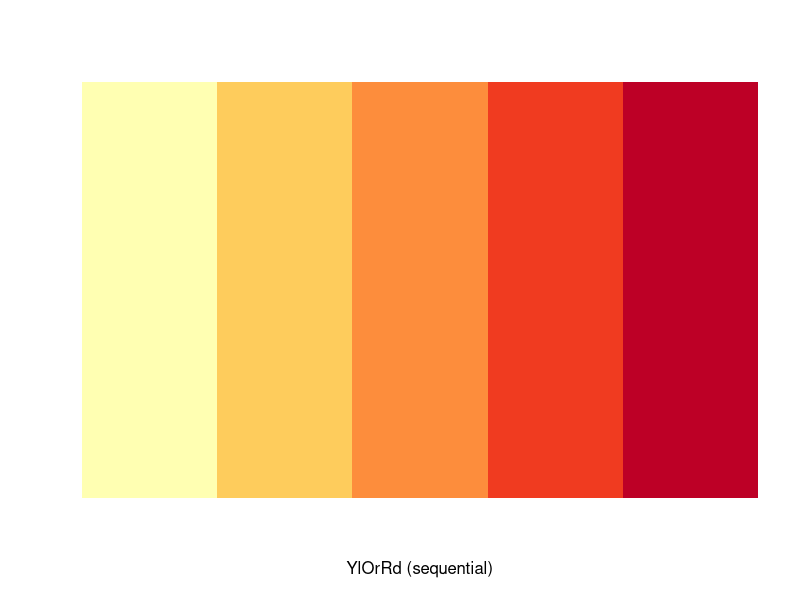
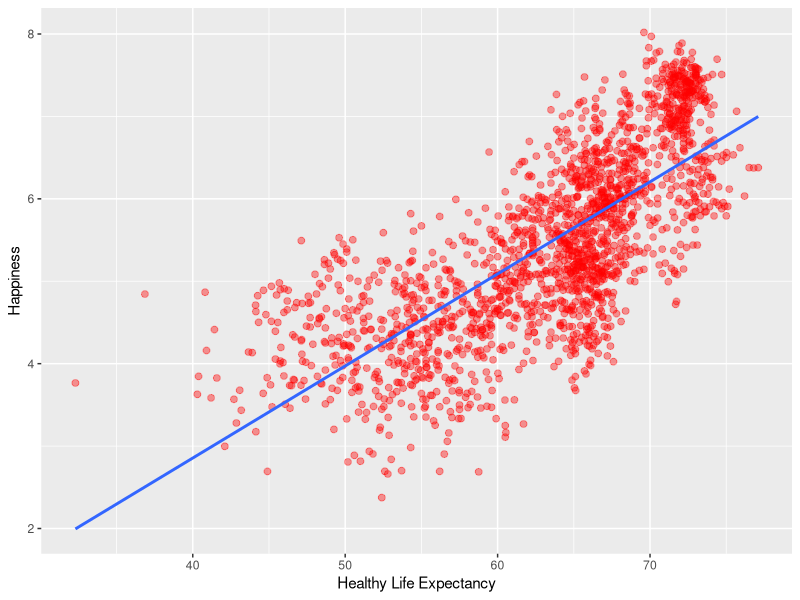
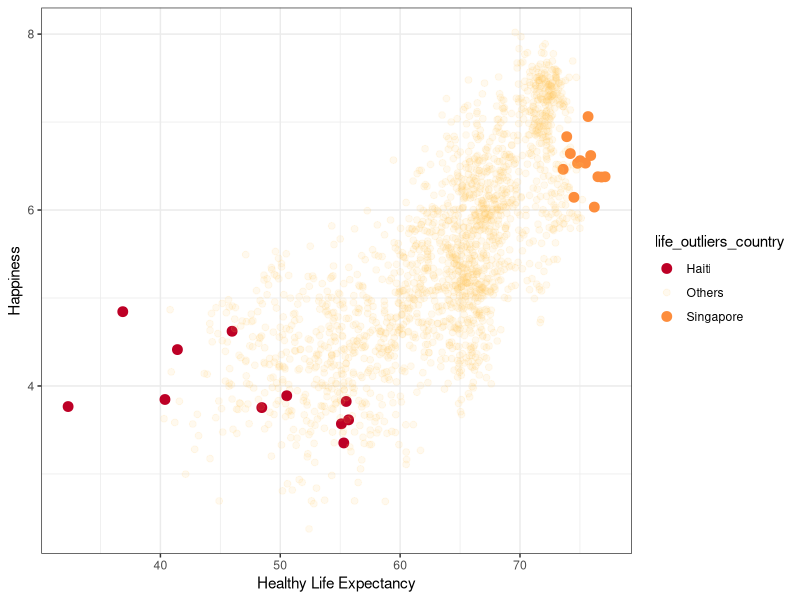

Source code (R) for these figures, in order:
library(base)
library(datasets)
library(graphics)
library(grDevices)
library(ggplot2)
library(methods)
library(RColorBrewer)
library(stats)
library(utils)
library(readxl)

#color settings
color <- brewer.pal(5, 'YlOrRd')
display.brewer.pal(5, 'YlOrRd')

#Importing data from WHO and WHR
setwd(getwd())

WHO_Country_data <- read.csv("WHO_Country_life_expectancy_data.csv")
WHO_Continent_data <- read.csv("WHO_Continent_life_expectancy_data.csv")
WHR_data <- read_excel("World_happinness_report_data_2021.xls") 


#Study of correlation between happinness and healthy life expectancy
ggplot(WHR_data, aes(`Healthy life expectancy at birth`, `Life Ladder`)) +
  geom_point(alpha = 0.4, color='red', size=2) + 
  geom_smooth(method = "lm", se = FALSE) +
  labs(x = "Healthy Life Expectancy",y = "Happiness")

res_pearson <- cor.test(WHR_data$`Life Ladder`, WHR_data$`Healthy life expectancy at birth`, method = "pearson")
res_pearson
res_spearman <- cor.test(WHR_data$`Life Ladder`, WHR_data$`Healthy life expectancy at birth`, method = "spearman")
res_spearman

#discussion about outliers
#for low and high values of life expectancy
below_40 <- which(WHR_data$`Healthy life expectancy at birth` < 40)
life_outliers_40 <- WHR_data[below_40,]
above_76 <- which(WHR_data$`Healthy life expectancy at birth` >= 76)
life_outliers_76 <- WHR_data[above_76,]
#scatters plot with singapore and haiti highlighted
#creation of  variable to distinguish the wanted countries
is_singapore <- which(WHR_data$`Country name` == "Singapore")
is_haiti <- which(WHR_data$`Country name` == "Haiti")
life_outliers_country <- rep("Others", length(WHR_data$`Country name`))
life_outliers_country[is_singapore] <- "Singapore"
life_outliers_country[is_haiti] <- "Haiti"
#adding the variable to the frame
WHR_data_mod_life <- cbind(WHR_data, life_outliers_country)
#plotting
ggplot(WHR_data_mod_life, aes(`Healthy life expectancy at birth`, `Life Ladder`, color = `life_outliers_country`, alpha = `life_outliers_country`)) +
  geom_point(aes(size = `life_outliers_country`))+
  labs(x = "Healthy Life Expectancy",y = "Happiness")+
  scale_color_manual(values = c(color[5], color[2], color[3]))+
  scale_size_manual(values = c(3, 2, 3))+
  scale_alpha_manual(values = c(1, 0.1, 1))+
  theme_bw()

                      


above_8 <- which(WHR_data$`Life Ladder` >= 8)
happy_outliers_8 <- WHR_data[above_8,]
below_2.5 <- which(WHR_data$`Life Ladder` <2.5)
happy_outliers_2.5 <- WHR_data[below_2.5,]


